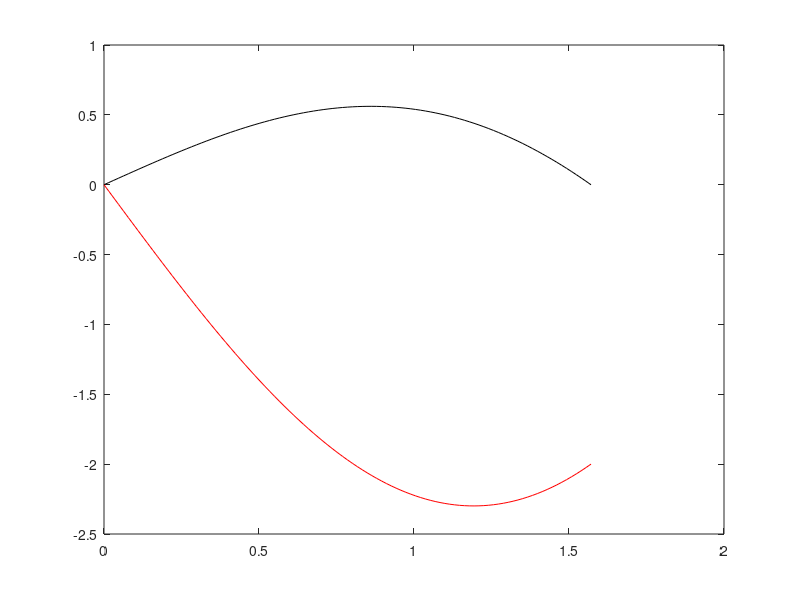
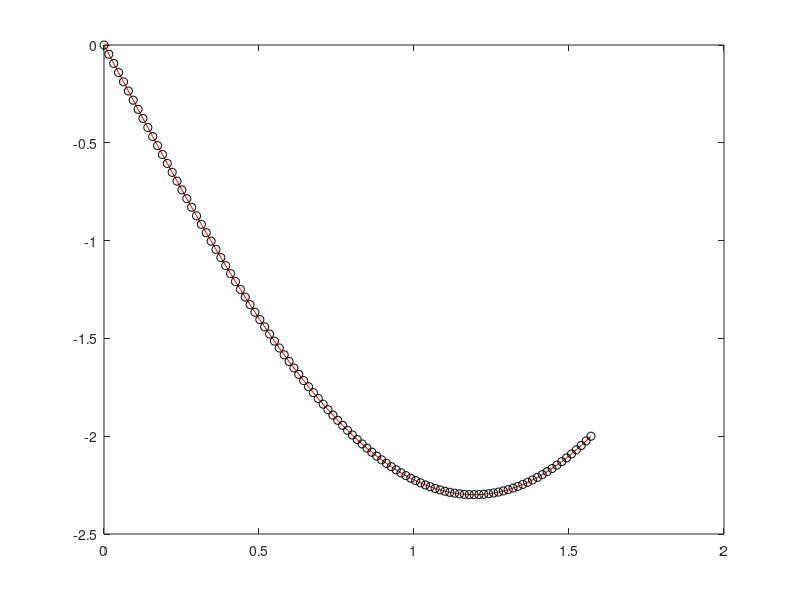

MATLAB code for these plots, in order:
clear all
close all
format long 
clc

%       INPUT

f=@(x) x.*cos(x);
fz=@(x) -x.*cos(x)-2*sin(x);


a=0; b=pi/2;
n=100;
h=(b-a)/n;

myx=[a:h:b]';
myfz=fz(myx);

figure(1); plot(myx,f(myx),'k',myx,myfz,'r')
%       Central second Finit Difference

fp_app=zeros(size(myx));
fp_app(end)=myfz(end);
fp_app(2:end-1)=(f(myx(3:end)) - 2.*f(myx(2:end-1)) + f(myx(1:end-2)))./(h.^2);

figure(2)
plot(myx,myfz,'r',myx,fp_app,'ko') 


err=abs(fp_app - myfz);
rel_err_2=norm(err,2)
rel_err_inf=norm(err,inf)
abs_err_2=  rel_err_2./norm(myfz,2)
abs_err_inf=  rel_err_inf./norm(myfz,inf)




